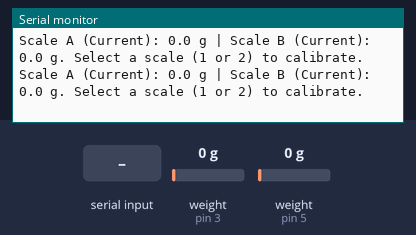
Simulated run of this sketch. Board: Arduino Uno, built with avr-gcc and run on an emulated ATmega328P. Parts: the last lines printed to the serial monitor. The test bench sets the inputs (shaded band); at power-on: weight on the scale (sensors on pin 3, pin 5) 0 g.

Above: at 5.4 s.
5.5 s: "1\n" received over Serial
At 6.32 s:
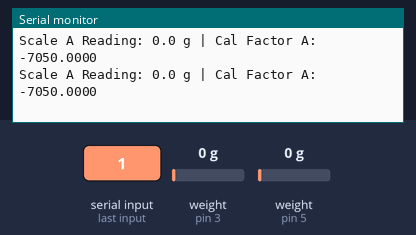
7.3 s: "2\n" received over Serial
9.0 s: "+\n" received over Serial
At 9.36 s:
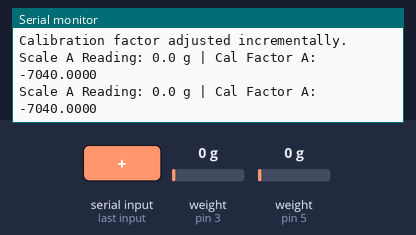
10.5 s: "90,45\n" received over Serial
13.5 s: "200\n" received over Serial
At 14.16 s:
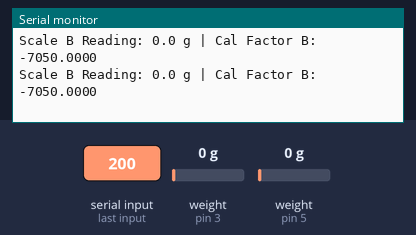

Measured:
- after the input at 5.5 s, the serial monitor: prints a new line after 0.30 s (image 1)
- after the input at 9.0 s, the serial monitor: prints a new line at once (image 2)
- after the input at 13.5 s, the serial monitor: prints a new line after 0.14 s (image 3)

The sketch:

calibration.ino
```cpp
// (licence header left out)
#include "HX711.h"

// Pin definitions for Scale A
#define DOUT_A  3
#define CLK_A   2

// Pin definitions for Scale B
#define DOUT_B  5
#define CLK_B   4 // Ensure these pins are different from DOUT_A/CLK_A

// Create two HX711 objects
HX711 scaleA;
HX711 scaleB;

// Initial calibration factors (these will be adjusted during calibration)
// Start with a rough estimate or the value from your single scale test.
// These values will be overwritten when you enter a known weight.
float calibration_factor_A = -7050.0; // Starting point for Scale A
float calibration_factor_B = -7050.0; // Starting point for Scale B

// Variables to manage calibration state
int activeScale = 0; // 0 for none, 1 for Scale A, 2 for Scale B
bool waitingForWeightInput = false; // Flag to indicate if we are waiting for a numerical weight input

void setup() {
  Serial.begin(9600);
  Serial.println("--- HX711 Dual Scale Calibration Sketch (Exact Value Input) ---");
  Serial.println("Remove all weight from BOTH scales.");

  // Initialize Scale A
  Serial.println("\nInitializing Scale A...");
  scaleA.begin(DOUT_A, CLK_A);
  scaleA.set_scale(); // Set to default (no calibration factor applied yet for tare)
  scaleA.tare();      // Reset Scale A to 0 (reads a baseline raw value)
  long zero_factor_A = scaleA.read_average(); // Get a baseline reading for reference
  Serial.print("Scale A Zero factor (raw average): ");
  Serial.println(zero_factor_A);
  Serial.println("Scale A Ready.\n");

  // Initialize Scale B
  Serial.println("Initializing Scale B...");
  scaleB.begin(DOUT_B, CLK_B);
  scaleB.set_scale(); // Set to default
  scaleB.tare();      // Reset Scale B to 0
  long zero_factor_B = scaleB.read_average();
  Serial.print("Scale B Zero factor (raw average): ");
  Serial.println(zero_factor_B);
  Serial.println("Scale B Ready.\n");

  printInstructions(); // Display initial instructions
}

// Function to print main instructions
void printInstructions() {
  Serial.println("\n----------------------------------------------");
  Serial.println("To calibrate Scale A, type '1' and press Enter.");
  Serial.println("To calibrate Scale B, type '2' and press Enter.");
  Serial.println("----------------------------------------------");
}

void loop() {
  // Handle serial input
  if (Serial.available()) {
    String input = Serial.readStringUntil('\n'); // Read the entire line until newline
    input.trim(); // Remove any leading/trailing whitespace

    if (waitingForWeightInput) {
      // If we are currently waiting for a numerical weight input
      float knownWeight = input.toFloat(); // Convert the input string to a float

      // Check if the conversion was successful and the weight is not zero
      if (knownWeight != 0.0) {
        long rawReading;
        if (activeScale == 1) {
          rawReading = scaleA.get_value(); // Get a raw ADC reading from Scale A
          if (rawReading != 0) { // Avoid division by zero if raw reading is unexpectedly zero
            // Calculate new calibration factor: (raw reading after tare) / known weight
            calibration_factor_A = (float)rawReading / knownWeight;
            Serial.print("New Cal Factor A calculated: ");
            Serial.println(calibration_factor_A, 4); // Print with 4 decimal places for precision
          } else {
            Serial.println("Error: Raw reading from Scale A is zero. Cannot calculate calibration factor.");
          }
        } else if (activeScale == 2) {
          rawReading = scaleB.get_value(); // Get a raw ADC reading from Scale B
          if (rawReading != 0) { // Avoid division by zero
            calibration_factor_B = (float)rawReading / knownWeight;
            Serial.print("New Cal Factor B calculated: ");
            Serial.println(calibration_factor_B, 4);
          } else {
            Serial.println("Error: Raw reading from Scale B is zero. Cannot calculate calibration factor.");
          }
        }
        waitingForWeightInput = false; // Reset the flag as we've received the weight
        Serial.println("Calibration updated. You can now fine-tune with '+' or '-' or enter a new known weight.");
        // We remain in the activeScale state to allow continuous monitoring or further refinement.
      } else {
        Serial.println("Invalid weight entered. Please enter a numerical value (e.g., 10.5).");
      }
    } else {
      // If we are not waiting for a numerical weight input, check for commands
      char command = input.charAt(0); // Get the first character of the input

      if (command == '1') {
        activeScale = 1;
        waitingForWeightInput = true; // Set flag to expect a numerical input next
        Serial.println("\n--- Calibrating Scale A ---");
        Serial.println("1. Place KNOWN WEIGHT on Scale A.");
        Serial.println("2. Type the exact weight (e.g., 10.5) and press Enter.");
        Serial.println("   (After entering, you can still use '+' or '-' for fine-tuning the factor)");
      } else if (command == '2') {
        activeScale = 2;
        waitingForWeightInput = true; // Set flag to expect a numerical input next
        Serial.println("\n--- Calibrating Scale B ---");
        Serial.println("1. Place KNOWN WEIGHT on Scale B.");
        Serial.println("2. Type the exact weight (e.g., 10.5) and press Enter.");
        Serial.println("   (After entering, you can still use '+' or '-' for fine-tuning the factor)");
      } else if (activeScale != 0) { // Only process '+' or '-' if a scale is already active
        if (command == '+' || command == 'a') {
          if (activeScale == 1) calibration_factor_A += 10;
          else if (activeScale == 2) calibration_factor_B += 10;
          Serial.println("Calibration factor adjusted incrementally.");
        } else if (command == '-' || command == 'z') {
          if (activeScale == 1) calibration_factor_A -= 10;
          else if (activeScale == 2) calibration_factor_B -= 10;
          Serial.println("Calibration factor adjusted incrementally.");
        } else {
          Serial.println("Unknown command. Please use '1', '2', '+', or '-'.");
        }
      } else {
        Serial.println("Please select a scale to calibrate first (type '1' or '2').");
      }
    }
  }

  // Display readings and current calibration factor for the active scale
  // If no scale is active, show readings for both with their current factors.
  if (activeScale == 1) {
    scaleA.set_scale(calibration_factor_A); // Apply the current calibration factor
    Serial.print("Scale A Reading: ");
    Serial.print(scaleA.get_units(), 1); // Display weight with 1 decimal place
    Serial.print(" g | Cal Factor A: ");
    Serial.print(calibration_factor_A, 4); // Display factor with 4 decimal places
    Serial.println();
  } else if (activeScale == 2) {
    scaleB.set_scale(calibration_factor_B); // Apply the current calibration factor
    Serial.print("Scale B Reading: ");
    Serial.print(scaleB.get_units(), 1);
    Serial.print(" g | Cal Factor B: ");
    Serial.print(calibration_factor_B, 4);
    Serial.println();
  } else {
    // When no scale is actively being calibrated, display readings for both
    scaleA.set_scale(calibration_factor_A);
    scaleB.set_scale(calibration_factor_B);
    Serial.print("Scale A (Current): "); Serial.print(scaleA.get_units(), 1); Serial.print(" g | ");
    Serial.print("Scale B (Current): "); Serial.print(scaleB.get_units(), 1); Serial.print(" g. ");
    Serial.println("Select a scale (1 or 2) to calibrate.");
  }
  delay(100); // Small delay to make serial output readable
}
```
